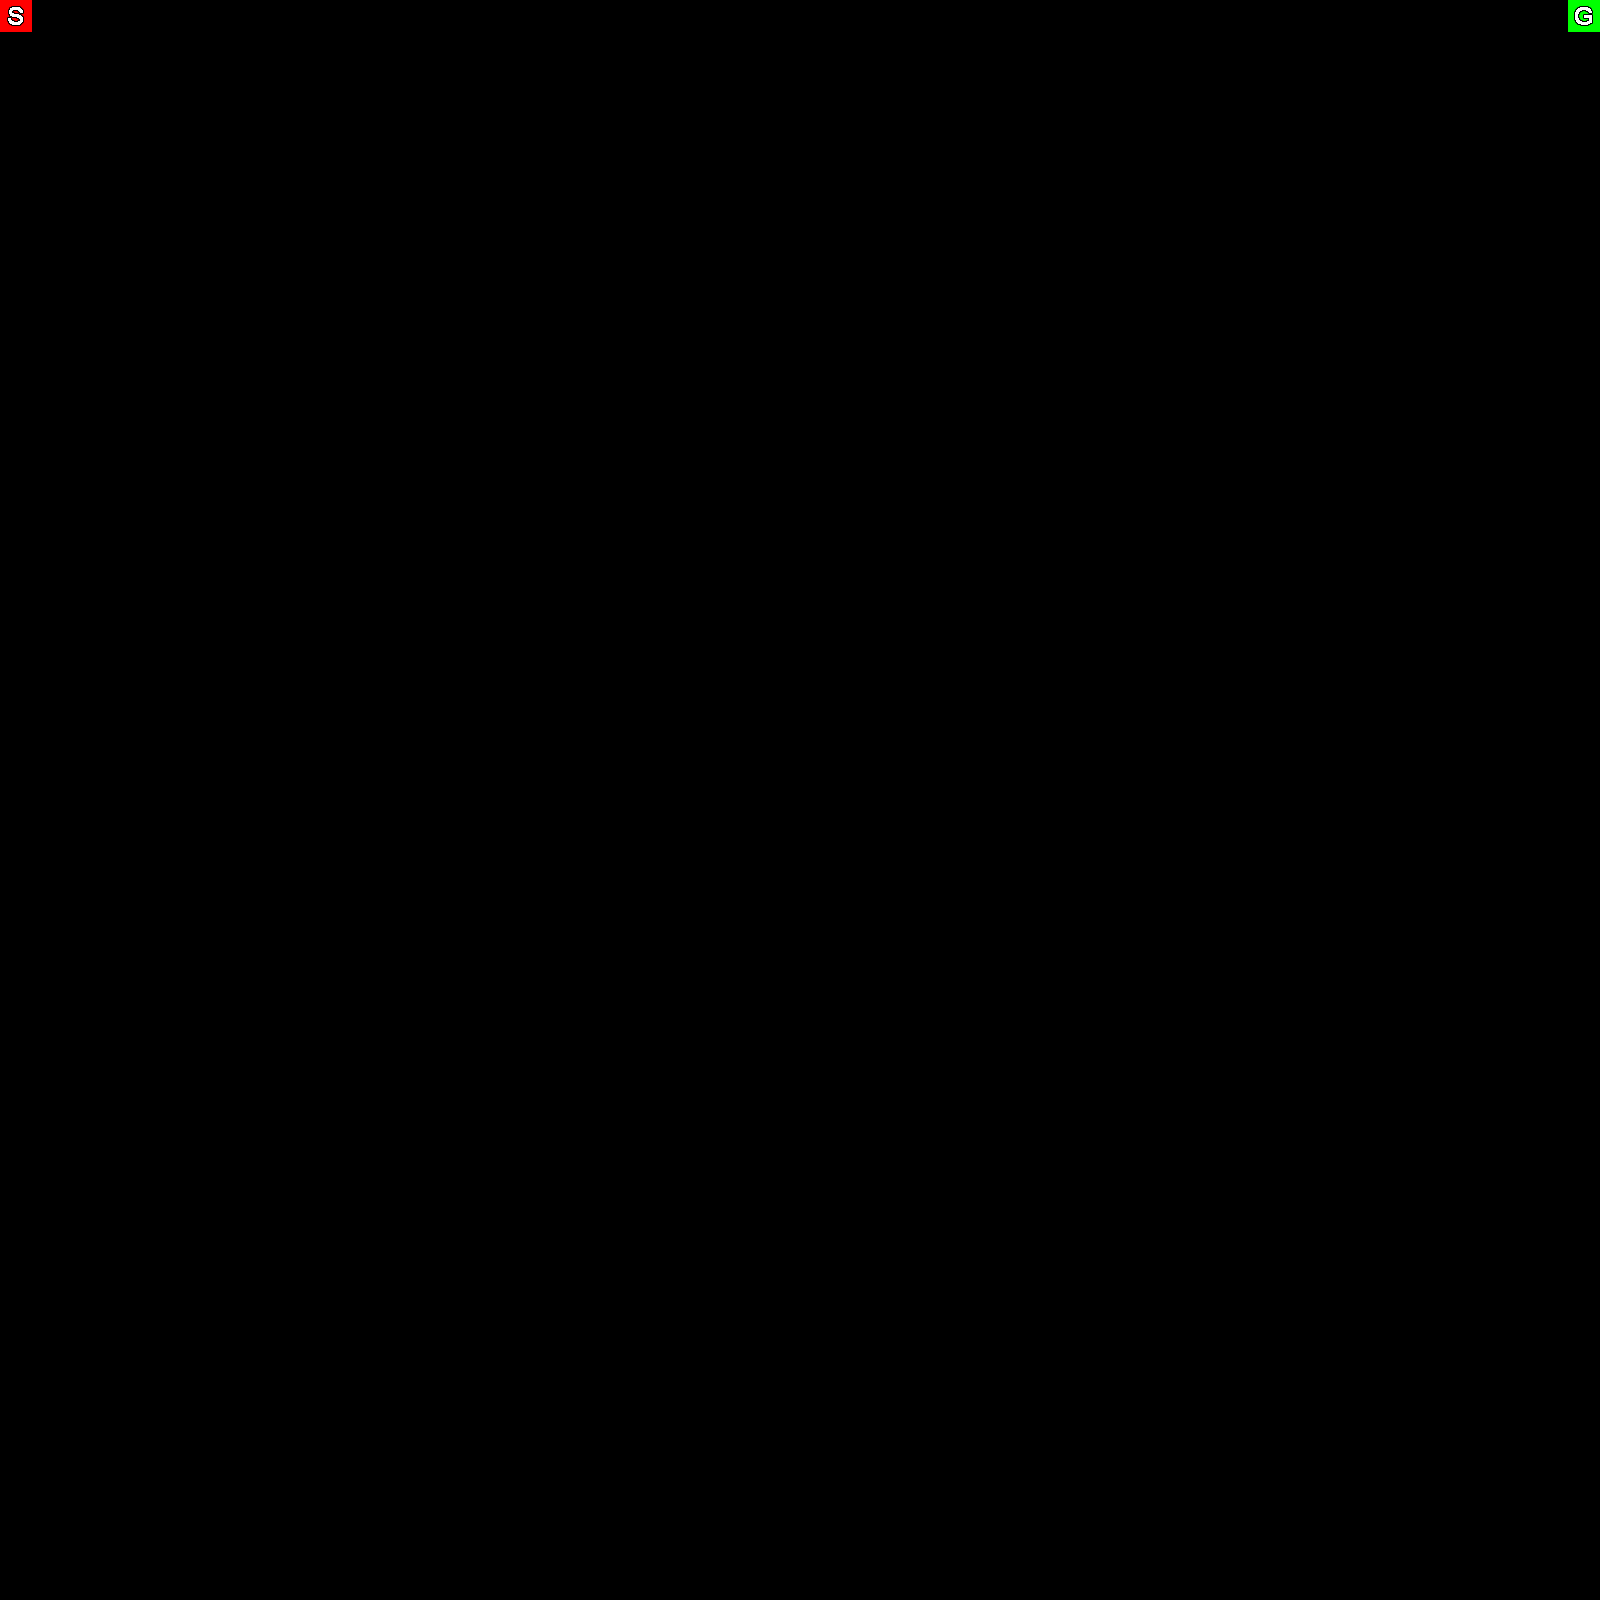

Below is a game level as drawn by its tile map, then a one-line description and the .tmx that defines it (tile-layer data replaced by summaries):
An orthogonal 50x50 tile map with 32x32 px tiles, 5 tile layers (Tile Layer 1, Tile Layer 2, Tile Layer 3, Tile Layer 4, ...), 2 hidden layers not drawn.

<map version="1.0" orientation="orthogonal" width="50" height="50" tilewidth="32" tileheight="32">
 <properties>
  <property name="ReplicantsImitating" value="5" />
  <property name="ReplicantsNormal" value="5" />
  <property name="Text" value="" />
 </properties>
 <tileset firstgid="1" name="ReplicaTileset" tilewidth="32" tileheight="32">
  <image source="ReplicaTileset.png" width="320" height="64" />
 </tileset>
 <layer name="Tile Layer 1" width="50" height="50">
  <data>[2500 cells, 0 non-empty, 0 distinct tile ids]</data>
 </layer>
 <layer name="Tile Layer 2" width="50" height="50">
  <data>[2500 cells, 0 non-empty, 0 distinct tile ids]</data>
 </layer>
 <layer name="Tile Layer 3" width="50" height="50">
  <data>[2500 cells, 0 non-empty, 0 distinct tile ids]</data>
 </layer>
 <layer name="Tile Layer 4" width="50" height="50">
  <data>[2500 cells, 450 non-empty, 1 distinct tile ids]</data>
 </layer>
 <layer name="Tile Layer 5" width="50" height="50">
  <data>[2500 cells, 2 non-empty, 2 distinct tile ids]</data>
 </layer>
 <layer name="Tile Layer 6" width="50" height="50" visible="0">
  <data>[2500 cells, 0 non-empty, 0 distinct tile ids]</data>
 </layer>
 <layer name="Tile Layer 7" width="50" height="50" visible="0">
  <data>[2500 cells, 0 non-empty, 0 distinct tile ids]</data>
 </layer>
</map>
